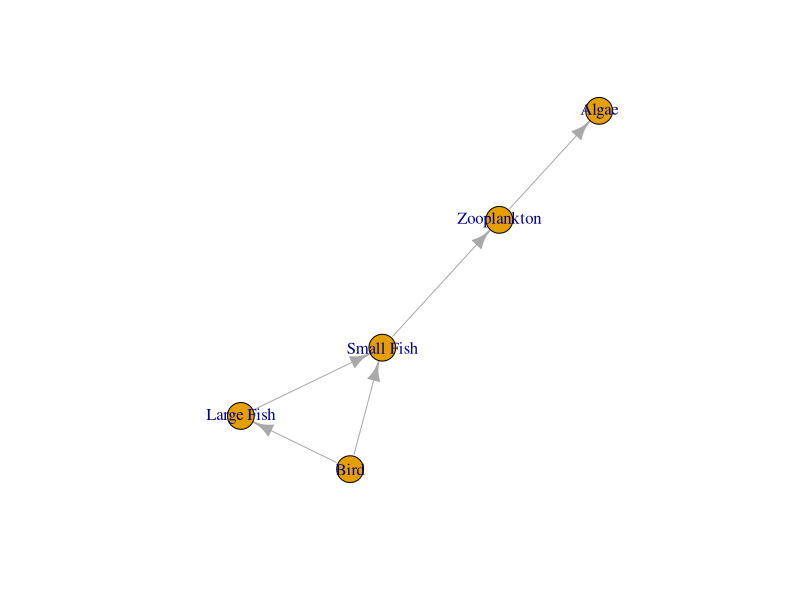
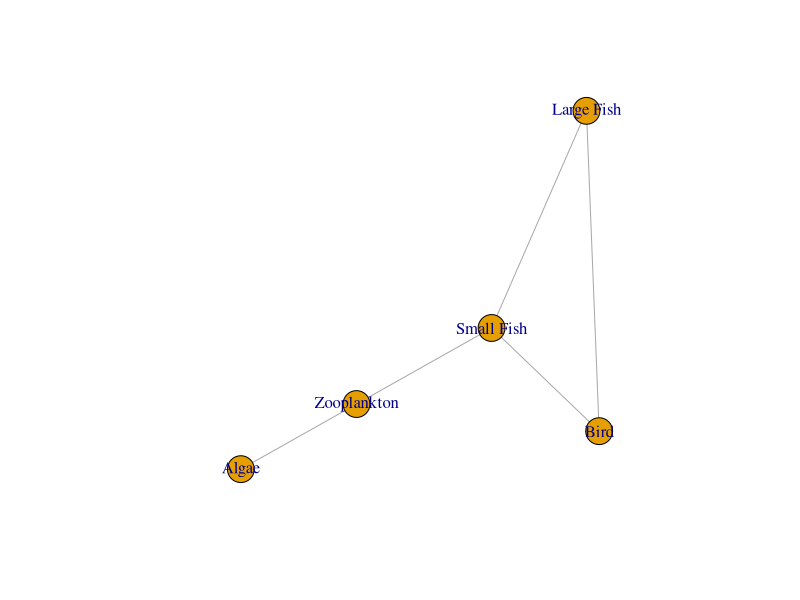
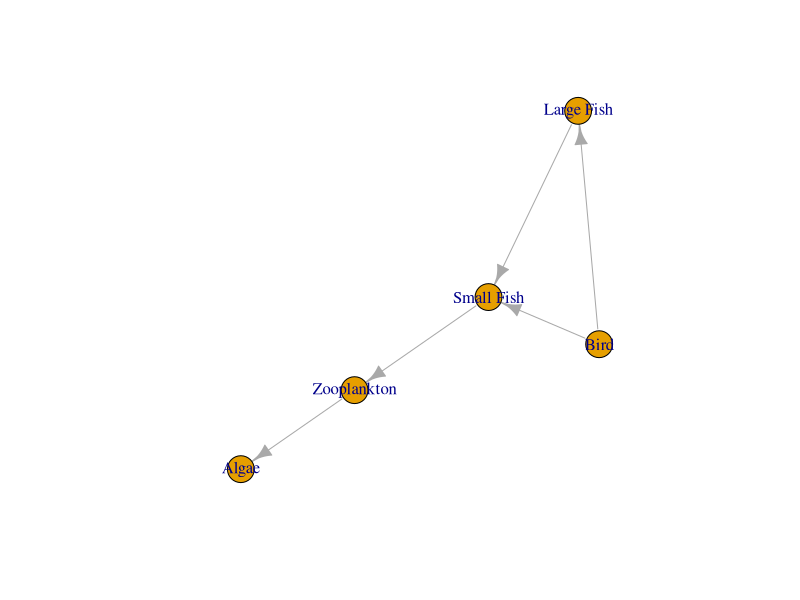
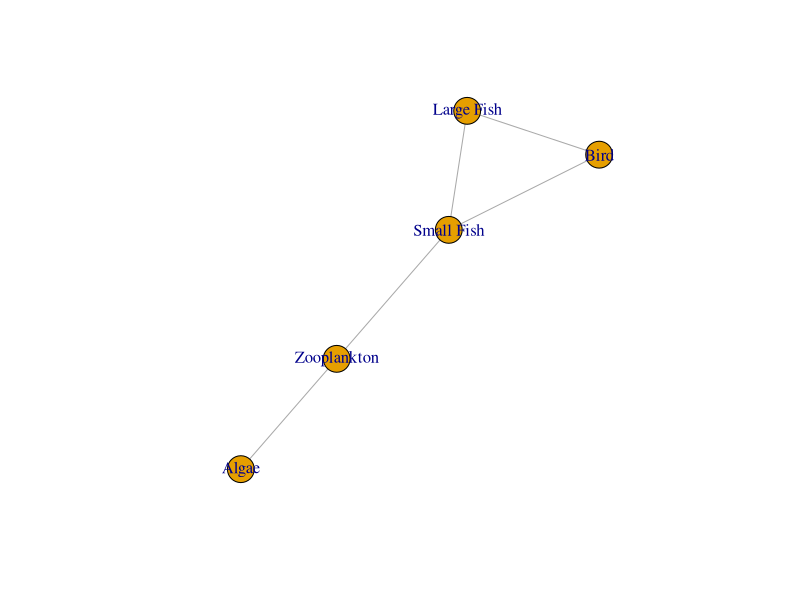
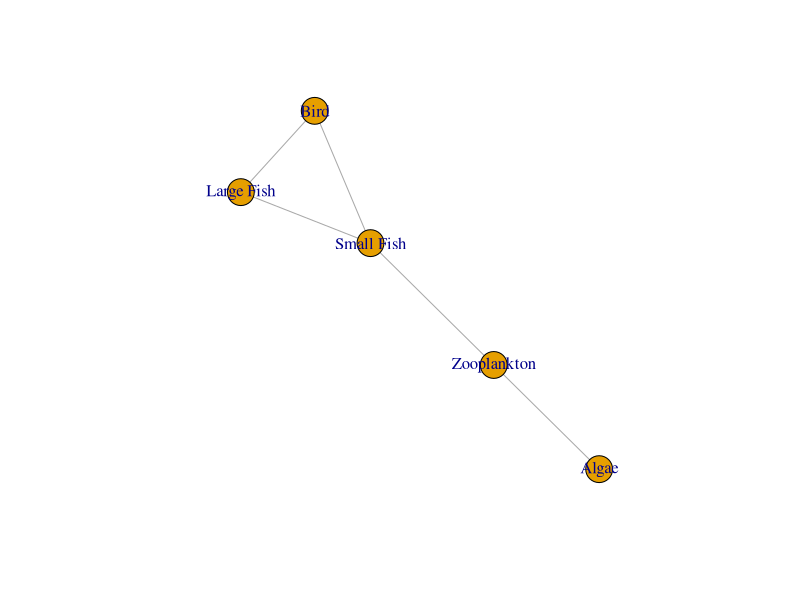
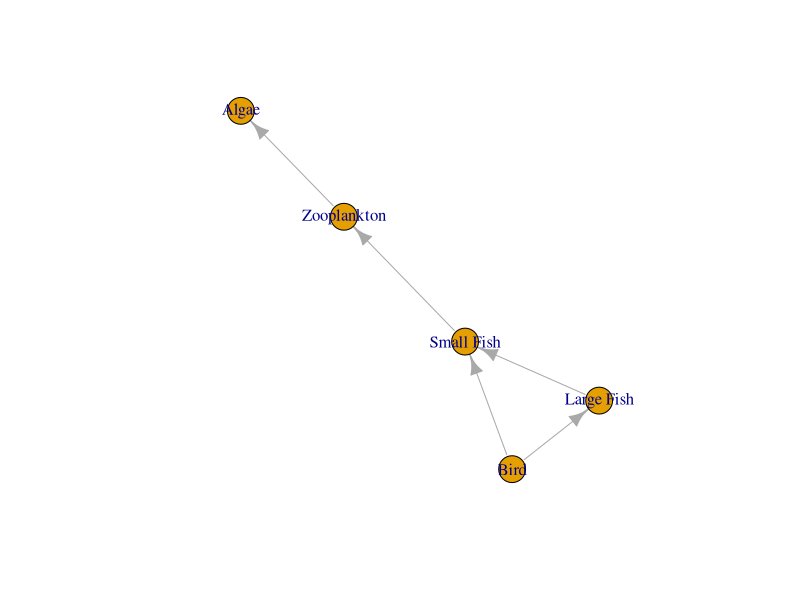
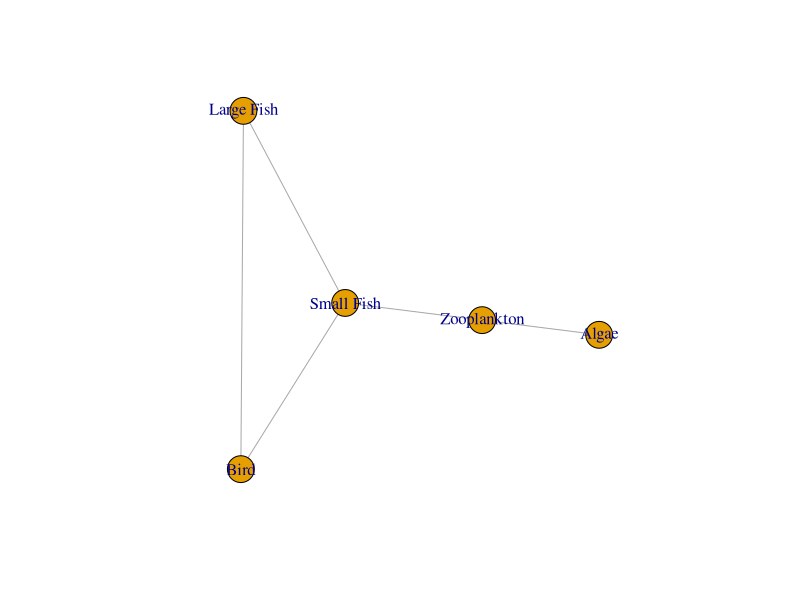
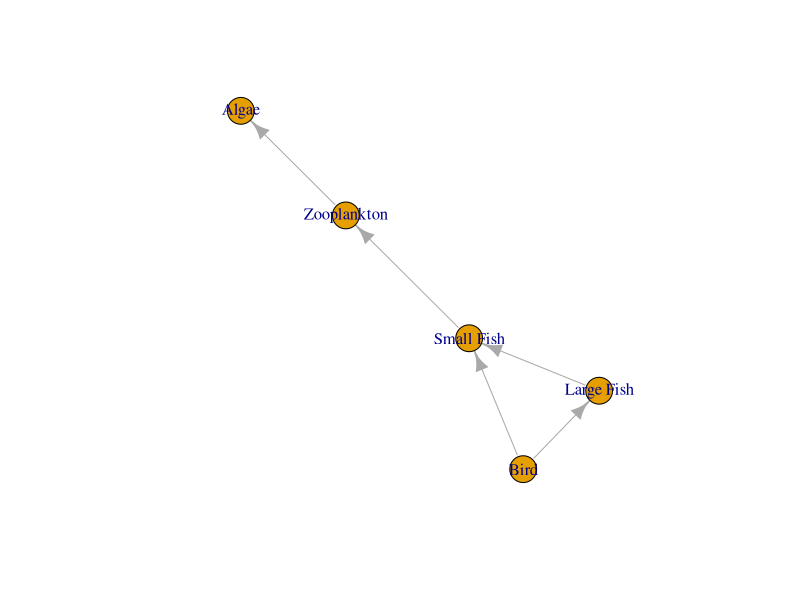

Write R code to recreate these figures, in order.
# Code for graph theory in ecology

# install.packages("igraph") # run once
library(igraph)

species <- c("Algae", "Zooplankton", "Small Fish", "Large Fish", "Bird")

predator <- c("Zooplankton", "Small Fish", "Large Fish", "Bird", "Bird")
prey <- c("Algae", "Zooplankton", "Small Fish", "Small Fish", "Large Fish")

interactions <- data.frame(predator, prey)
#两个向量一一对应，共同描述5条捕食关系
#这一步的目的是把零散的物种和关系数据整理成结构化的表格，为下一步用 igraph 构建生态网络图做准备。

g <- graph_from_data_frame(interactions, vertices = species, directed = T)
#graph_from_data_frame()igraph 包的核心函数，专门用来从数据框创建图结构
#igraph 默认把数据框的第一列当捕食者（起点），第二列当猎物（终点）
plot(g)


g <- graph_from_data_frame(interactions, vertices = species, directed = F)
plot(g)
#每次运行都会重新随机计算节点的布局位置，R 没有记忆上一次的摆放方式。所以图方向会变


# set.seed() function
set.seed(42) 
# 固定随机种子，每次布局相同
g <- graph_from_data_frame(interactions, vertices = species, directed = T)
plot(g)

g <- graph_from_data_frame(interactions, vertices = species, directed = F)
plot(g)


#以下为自学内容：
# 或者手动指定布局算法
layout <- layout_with_fr(g)  # 先计算好位置
plot(g, layout = layout)     # 每次用同一个位置
g <- graph_from_data_frame(interactions, vertices = species, directed = T)
plot(g)

g <- graph_from_data_frame(interactions, vertices = species, directed = F)
plot(g)



g <- graph_from_data_frame(interactions, vertices = species, directed = T)
plot(g)

degree(g) # 计算每个节点有多少条边连接，找出网络中最"重要"的物种
degree(g, mode = "in")   # 入度：被多少物种捕食
degree(g, mode = "out")  # 出度：捕食了多少物种
degree(g, mode = "all")  # 总度数
#入出度必须在有方向directed为t的时候才成立，否则会得到同样的结果
#度数高意味着连接很多物种 = 可能是关键种;Algae度数低 = 处于食物链底端

is_connected(g)          # 整个网络是否连通？返回 TRUE/FALSE
components(g)            # 有几个独立的子网络？
#连通性高 → 物种间联系紧密 → 生态系统牵一发动全身
#连通性低 → 存在孤立物种  → 局部灭绝影响较小


transitivity(g, type = "local")   # 每个物种的局部聚类系数
transitivity(g, type = "global")  # 整个网络的平均聚类系数
#聚类系数高 → 物种形成紧密的小群落（如某些共生群落）
#聚类系数低 → 物种关系较为分散、独立
#AlgaeNaN只有1条边，无法计算（邻居之间无法形成三角形）
#Zooplankton0.000邻居之间完全没有直接联系
#Small Fish0.333邻居之间有一定联系
#Large Fish1.000邻居之间全部互相连接
#Bird1.000邻居之间全部互相连接

#全局聚类系数 = 0.5 处于中间水平，说明这个生态网络：
#整体上有一定的"抱团"现象
#既不是完全线性的食物链（系数≈0）
#也不是高度复杂的网络（系数≈1）
